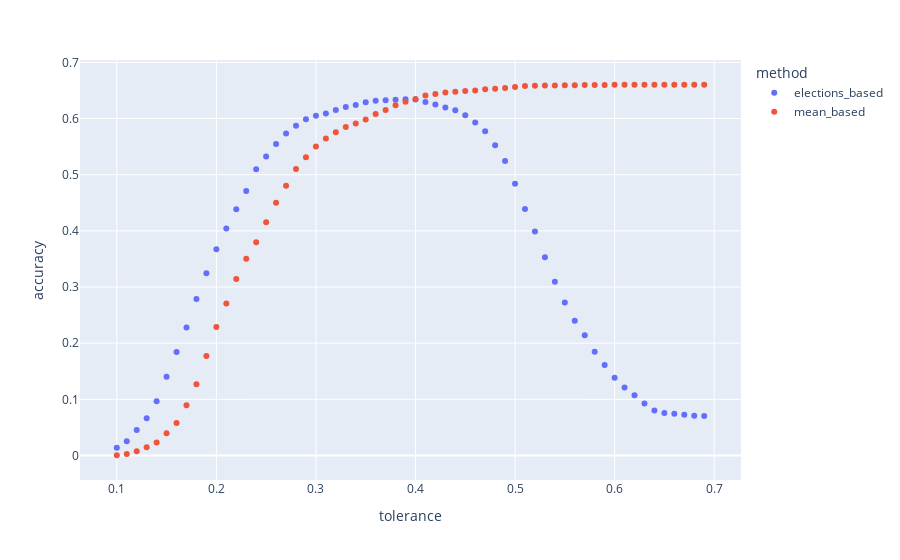

The notebook cell saved with this chart:
### Code cell
fig = px.scatter(data_join, x="tolerance", y="accuracy", color="method")
fig.show()
